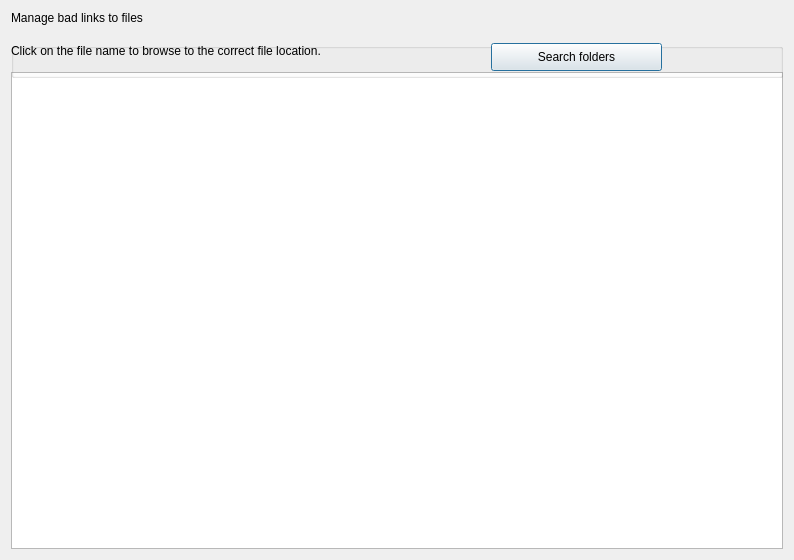
<?xml version="1.0" encoding="UTF-8"?>
<ui version="4.0">
 <class>Dialog_manage_links</class>
 <widget class="QDialog" name="Dialog_manage_links">
  <property name="geometry">
   <rect>
    <x>0</x>
    <y>0</y>
    <width>794</width>
    <height>560</height>
   </rect>
  </property>
  <property name="windowTitle">
   <string>Manage file links</string>
  </property>
  <layout class="QGridLayout" name="gridLayout">
   <item row="3" column="0">
    <widget class="QTableWidget" name="tableWidget"/>
   </item>
   <item row="0" column="0">
    <widget class="QLabel" name="label">
     <property name="text">
      <string>Manage bad links to files</string>
     </property>
    </widget>
   </item>
   <item row="1" column="0">
    <widget class="QGroupBox" name="groupBox">
     <property name="minimumSize">
      <size>
       <width>0</width>
       <height>35</height>
      </size>
     </property>
     <property name="maximumSize">
      <size>
       <width>16777215</width>
       <height>10</height>
      </size>
     </property>
     <property name="title">
      <string/>
     </property>
     <widget class="QLabel" name="label_1">
      <property name="geometry">
       <rect>
        <x>0</x>
        <y>0</y>
        <width>441</width>
        <height>16</height>
       </rect>
      </property>
      <property name="text">
       <string>Click on the file name to browse to the correct file location.</string>
      </property>
     </widget>
     <widget class="QPushButton" name="pushButton_search_folders">
      <property name="geometry">
       <rect>
        <x>480</x>
        <y>0</y>
        <width>171</width>
        <height>28</height>
       </rect>
      </property>
      <property name="toolTip">
       <string>&lt;html&gt;&lt;head/&gt;&lt;body&gt;&lt;p&gt;Automatic search through folders for the file&lt;/p&gt;&lt;/body&gt;&lt;/html&gt;</string>
      </property>
      <property name="text">
       <string>Search folders</string>
      </property>
     </widget>
    </widget>
   </item>
  </layout>
 </widget>
 <resources/>
 <connections/>
</ui>
